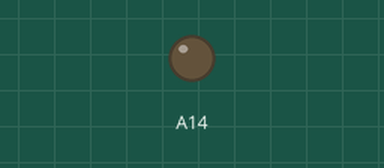
Simulated run of this sketch. Board: Arduino Mega 2560, built with avr-gcc and run on an emulated ATmega2560. On the bench: output pins drawn as LEDs (lit = HIGH).

Above: at 0.1 s.
At 71.35 s:
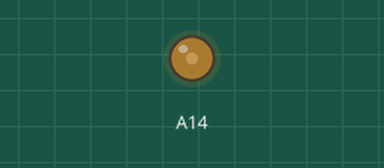
At 125.08 s:
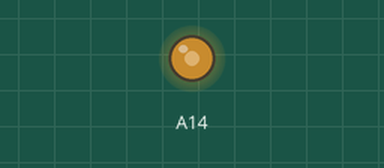
At 127.3 s:
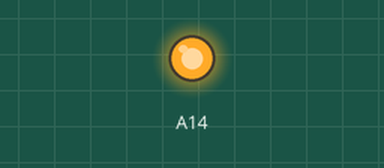
Timing chart, 0 to 130.0 s (numbered marks = the images above):
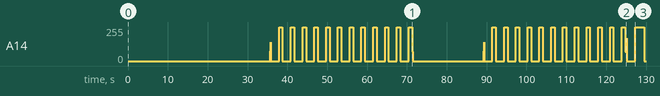

The sketch:

SPELUMPSBAHSQUET.ino
```cpp
void setup(){
}

void loop(){
  for(int meeeleeepee = 0; meeeleeepee < 8; meeeleeepee++){
  for(int merlorpo = 0; merlorpo < meeeleeepee; merlorpo++){
  for(int redic = 0; redic < 5; redic++){
  for(int freq = 0; freq < 12; freq++){
  for(int i = 0; i < merlorpo * 90; i++){
     delayMicroseconds(freq/(redic^merlorpo));
     analogWrite(A14,i^merlorpo);
     //analogWrite(A14,meeeleeepee^512);
   }}}}}}
```
